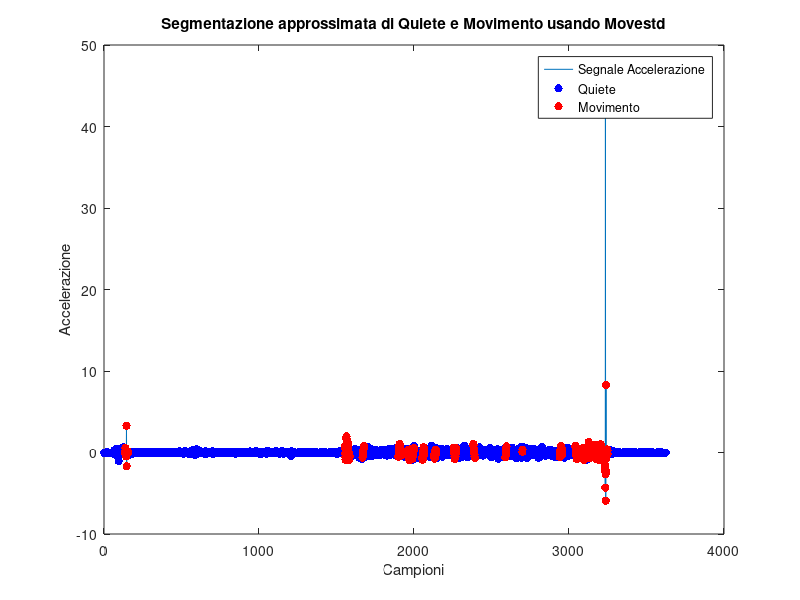

Reproduce this figure in MATLAB.
%% Caricamento del segnale e calcolo di zero-mean magnitude

load('acc.mat')
x = a(:, 1);
y = a(:, 2);
z = a(:, 3);
signal = sqrt(sum(x.^2+y.^2+z.^2, 2));

signal = signal - mean(signal);

%% Calcolo e Plot di Movestd
window_size = 20; % Imposta la dimensione della finestra
movestd_signal = movstd(signal, window_size);

%figure;

% plot(signal); hold on;
% plot(movestd_signal, 'g--', 'LineWidth', 2);
% title('Movestd of Acceleration Signal');
% xlabel('Samples');
% ylabel('Acceleration');
% legend('Acceleration Signal', 'Movestd');

% Definizione soglia per movimento e quiete
threshold = 0.45; % Adjust threshold as needed

% Identifica quiete e movimento in base alla soglia
stillness_indices = find(movestd_signal <= threshold);
movement_indices = find(movestd_signal > threshold);

% Plot del segnale originale
figure;
plot(signal);

% Evidenzia quiete in blu
hold on; % scatter(X, Y) draws markers at the locations specified by X and Y
scatter(stillness_indices, signal(stillness_indices), 'b', 'filled');

% Evidenzia movimento in rosso
scatter(movement_indices, signal(movement_indices), 'r', 'filled');

title('Segmentazione approssimata di Quiete e Movimento usando Movestd');
xlabel('Campioni');
ylabel('Accelerazione');
legend('Segnale Accelerazione', 'Quiete', 'Movimento');
